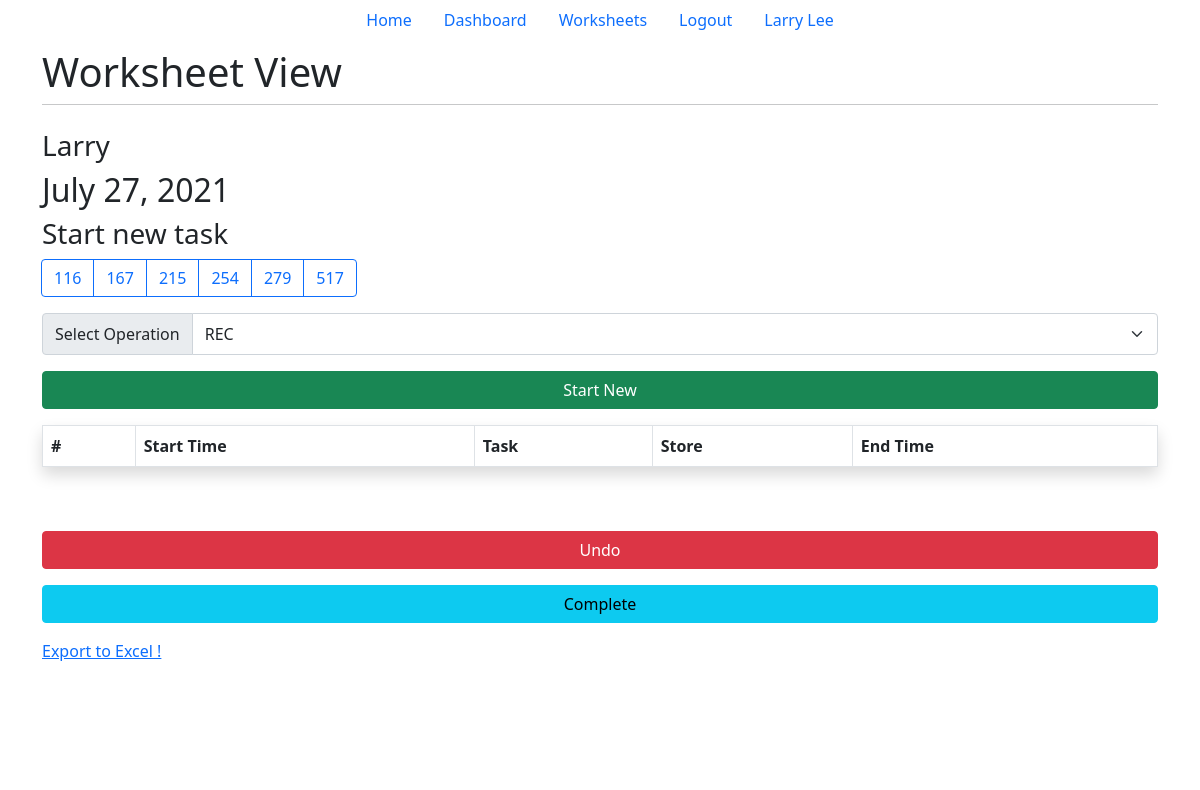
/tracker/3 (signed in), run on an earlier commit of the app's database.
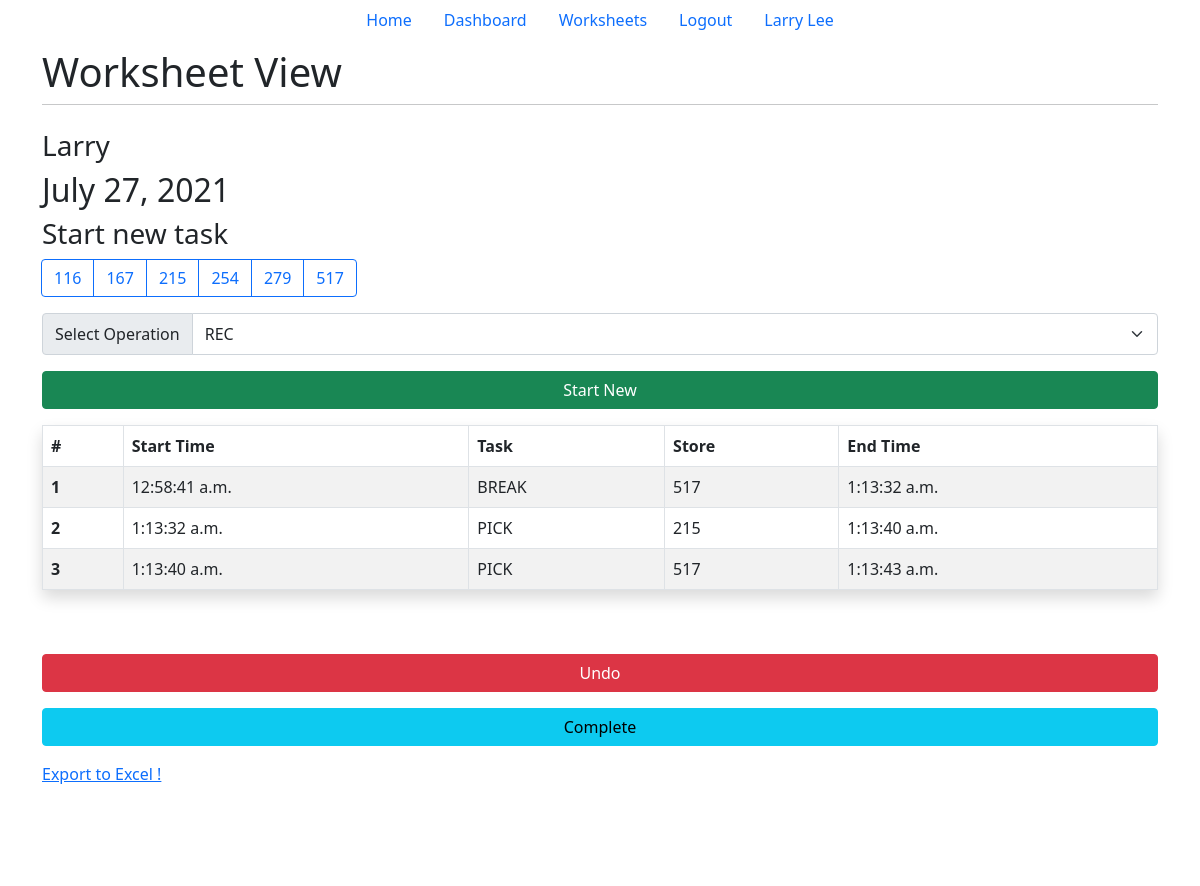
And on a later commit of the database.
### main/models.py (models this page shows, shortened)
class Worksheet(models.Model):
    user = models.ForeignKey(
        User, on_delete=models.CASCADE, related_name="worksheet", null=True)
    name = models.CharField(max_length=20)
    date = models.DateField(name="date", auto_now_add=True)
    operations = [
        "REC",
        "BACK",
        "PROC",
        "SCAN",
        "R_PICK",
        "B_PICK",
        "S_PICK",
        "DEL",
        "LOAD",
        "Break",
        "Lunch",
        "Cleaning",
    ]
    stores = [
        116,
        167,
        215,
        254,
        279,
        517,
    ]
    class Meta:
        verbose_name = ("Worksheet")
        verbose_name_plural = ("Worksheets")

class Entry(models.Model):
    worksheet = models.ForeignKey(Worksheet, on_delete=models.CASCADE)
    start_time = models.TimeField(name="start_time", null=True, blank=True)
    operation = models.CharField(name="operation", max_length=10)
    store = models.IntegerField(name="store", default=116)
    end_time = models.TimeField(name="end_time", null=True, blank=True)
    class Meta:
        verbose_name = ("entry")
        verbose_name_plural = ("entries")

### main/views.py (the view, shortened to what this page needs)
# urls.py: path('tracker/<int:id>', views.user_tracker, name="tracker"),
def user_tracker(response, id):
    try:
        ws = Worksheet.objects.get(id=id)
    except:
        return HttpResponseRedirect('/')
    serialized_obj = serializers.serialize('json', [ ws, ])
    response.session['ws'] = serialized_obj
    if ws in response.user.worksheet.all():
        last_entry = len(ws.entry_set.all())
        return render(response, 'tracker.html', {"ws": ws})
    return render(response, "worksheets.html", {"ws": ws})

### main/templates/tracker.html (shortened to what this page needs)
{% extends 'base.html' %}
{% load tz %}
{% block title2 %}Worksheet View{% endblock title2 %}
{% block content %}
{% if user.is_authenticated %}
<h3>{{ws.name}}</h3>
<h2>{{ws.date}}</h2>
<h3>Start new task</h3>
<div class="d-grid gap-3">
    <form method="post" action="#" , class="form-group">
        <div class="d-grid gap-3">
            <div class="btn-group-lg gap-3 me-1" role="toolbar" aria-label="Toolbar with button groups">
                <div class="btn-group me-1" role="group" aria-label="Basic radio toggle button group">
                    {% for item in ws.stores %}
                    <label class="btn btn-outline-primary" for="btnradio{{forloop.counter}}">{{item}}</label>
                    {% endfor %}
                </div>
            </div>
            <div class="input-group">
                <div class="input-group-text" id="btnGroupAddon">Select Operation</div>
                <select class="form-select form-control-lg" name="operation_list" aria-describedby="btnGroupAddon"
                    required>
                    {% for item in ws.operations %}
                    <option value={{item}}>{{item}}</option>
                    {% endfor %}
                </select>
            </div>
            <div class="d-grid gap-3">
                <button class="btn btn-success" type="submit" name="start_new" , value="start_new">Start New</button>
            </div>
        </div>
    </form>
    <table class="table table-striped table-hover table-bordered shadow p-3 mb-5 bg-body rounded">
        <thead>
            <tr>
                <th scope="col">#</th>
                <th scope="col">Start Time</th>
                <th scope="col">Task</th>
                <th scope="col">Store</th>
                <th scope="col">End Time</th>
            </tr>
        </thead>
        <tbody>
            {% for entry in ws.entry_set.all %}
            <tr>
                <th scope="row">{{forloop.counter}}</th>
                <td colspan="1">{{entry.start_time}}</td>
                <td colspan="1">{{entry.operation}}</td>
                <td colspan="1">{{entry.store}}</td>
                <td colspan="1">{{entry.end_time}}</td>
            </tr>
            {% endfor %}
        </tbody>
    </table>
    <button type="button" class="btn btn-danger" data-bs-toggle="modal" data-bs-target="#undo_button">
        Undo
    </button>
    <form method="post" action="#" , class="form-group">
        <div class="d-grid gap-3">
            <button class="btn btn-info" type="submit" name="complete" , value="complete">Complete</button>
        </div>
    </form>
    <a href="/export">Export to Excel !</a>
</div>
{% endif %}
{% endblock content %}

### main/templates/base.html (shortened to what this page needs)
<!doctype html>
<html lang="en">
<head>
    <link href="https://cdn.jsdelivr.net/npm/bootstrap@5.0.2/dist/css/bootstrap.min.css" rel="stylesheet"
>
</head>
<body>
    {% block nav %}
    <ul class="nav justify-content-center">
        <li class="nav-item">
            <a class="nav-link" href="/">Home</a>
        </li>
        <li class="nav-item">
            <a class="nav-link" href="/dashboard">Dashboard</a>
        </li>
        {% if user.is_authenticated %}
        <li class="nav-item">
            <a class="nav-link" href="/worksheets">Worksheets</a>
        </li>
        <li class="nav-item">
            <a class="nav-link" href="/logout">Logout</a>
        </li>
        <li>
            <a class="nav-link">{{user.first_name}} {{user.last_name}}</a>
        </li>
        {% endif %}
    </ul>
    {% endblock nav %}
    <div class="wrapper container" id="content" , name="content" , class="main">
        <div class="row justify-content-center">
            <div class="col-12">
                <h1 class="mt-2"> {% block title2 %}Task Tracker{% endblock title2 %}</h1>
                <hr class="mt-0 mb-4">
                {% block content %}
                {% endblock content %}
            </div>
        </div>
    </div>
    {% block foot %}
    <footer class="mt-auto"></footer>
    {% endblock foot %}
</body>
</html>

### main/templates/base.html (style rules this page uses)
footer { background: rgb(255, 255, 255); height: 100px; padding: auto; }
html, body { max-width: 100%; overflow-x: hidden; }

What changed in the data, as far as the page shows it:
added Entry: start_time "12:58:41 a.m.", operation "BREAK", store "517", end_time "1:13:32 a.m."
added Entry: start_time "1:13:32 a.m.", operation "PICK", store "215", end_time "1:13:40 a.m."
added Entry: start_time "1:13:40 a.m.", operation "PICK", store "517", end_time "1:13:43 a.m."
